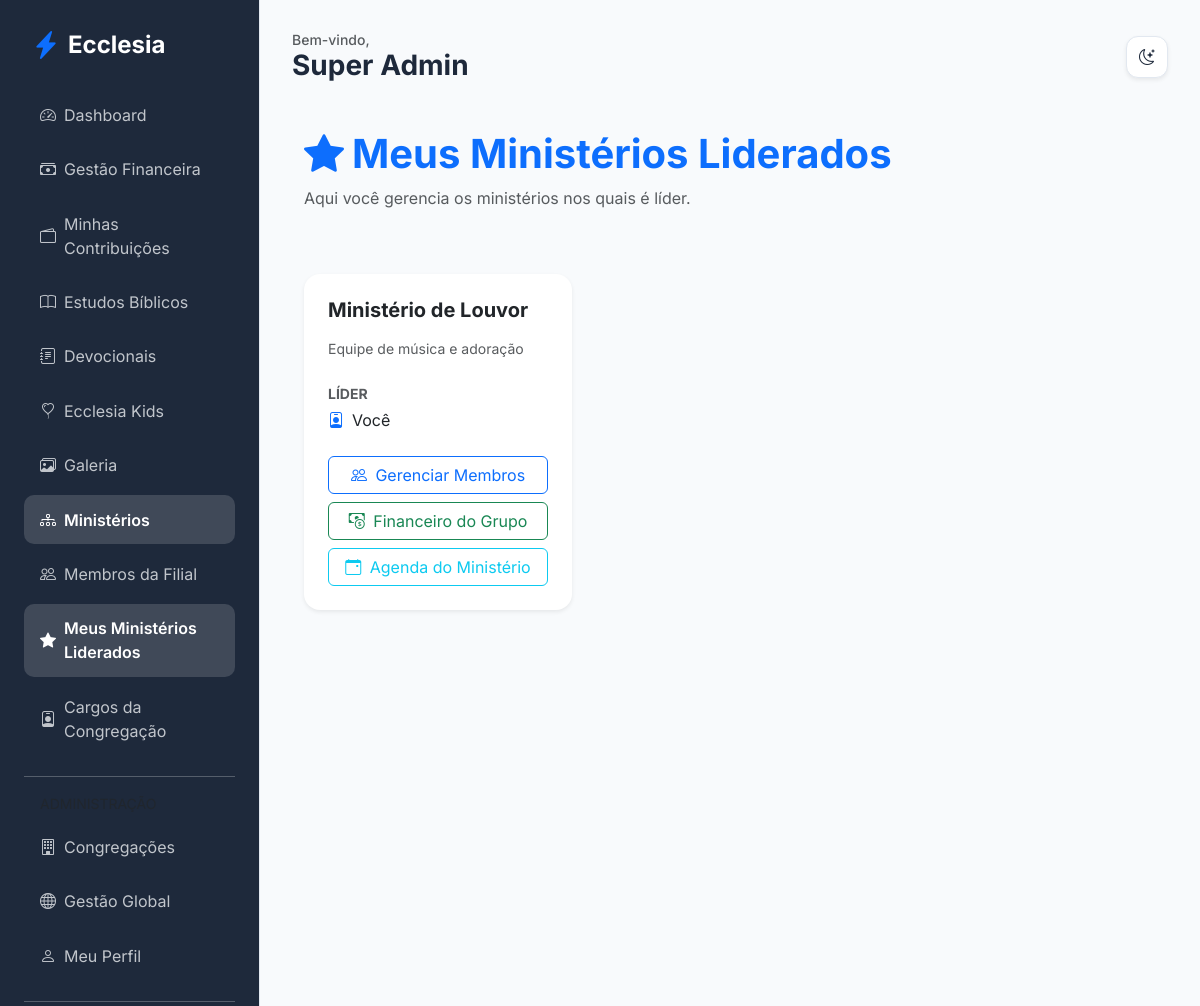
The app's page /members/ministries/led-by-me (signed in), older data.
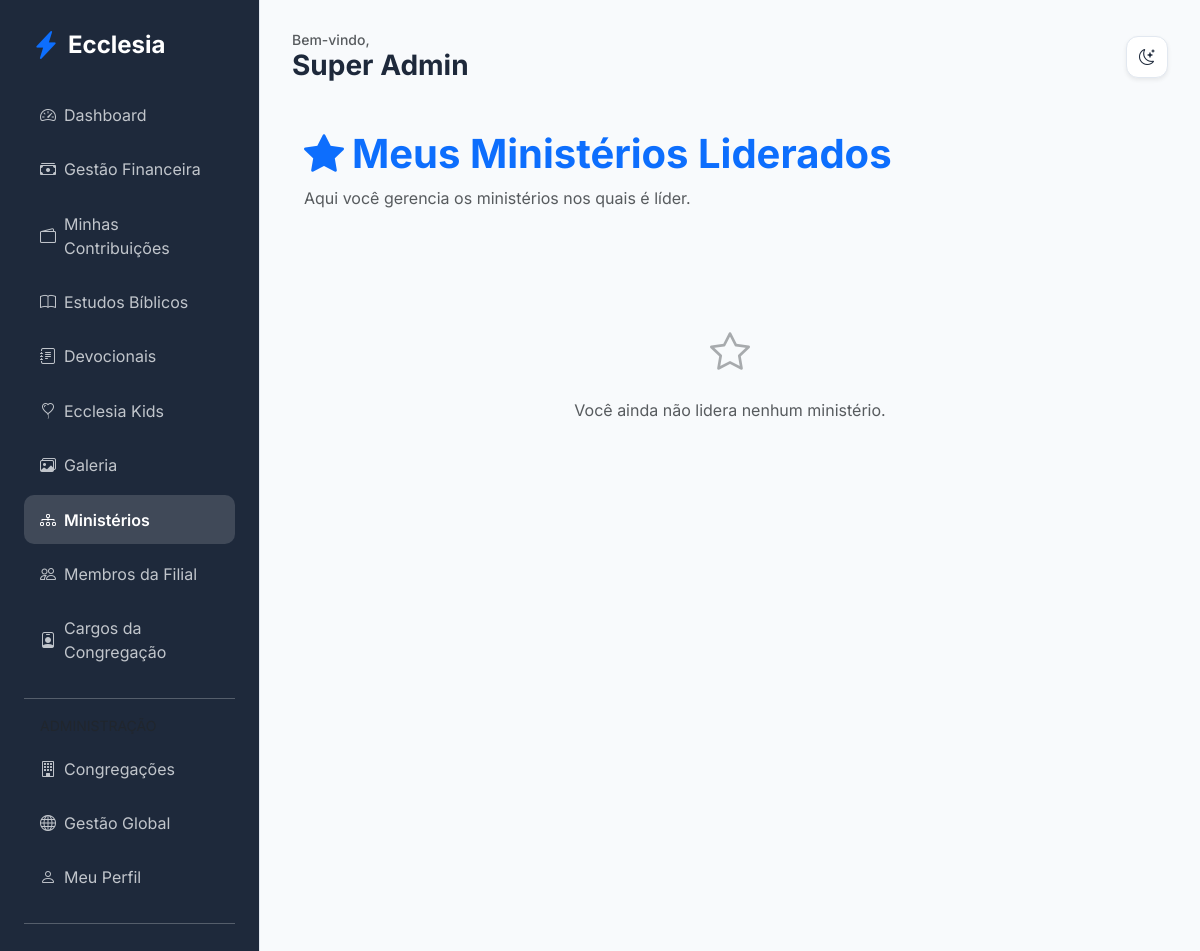
The same page, newer data.
### app/core/models.py (models this page shows)
class Ministry(db.Model):
    id = db.Column(db.Integer, primary_key=True)
    name = db.Column(db.String(100), nullable=False)
    description = db.Column(db.Text)
    church_id = db.Column(db.Integer, db.ForeignKey('church.id'))
    leader_id = db.Column(db.Integer, db.ForeignKey('user.id'), nullable=True)
    events = db.relationship('Event', backref='ministry', lazy=True)
    leader = db.relationship('User', foreign_keys=[leader_id])
    transactions = db.relationship('MinistryTransaction', backref='ministry', lazy=True)

### app/modules/members/routes.py (the view)
@members_bp.route('/ministries/led-by-me')
@login_required
def my_led_ministries():
    led_ministries = Ministry.query.filter_by(leader_id=current_user.id).all()
    return render_template('members/my_led_ministries.html', led_ministries=led_ministries)

### app/templates/members/my_led_ministries.html
{% extends "base.html" %}
{% block content %}
<div class="container py-4">
    <div class="d-flex justify-content-between align-items-center mb-5">
        <div>
            <h1 class="fw-bold text-primary"><i class="bi bi-star-fill me-2"></i>Meus Ministérios Liderados</h1>
            <p class="text-muted">Aqui você gerencia os ministérios nos quais é líder.</p>
        </div>
    </div>
    <div class="row g-4">
        {% for ministry in led_ministries %}
        <div class="col-md-6 col-lg-4">
            <div class="card h-100 border-0 shadow-sm">
                <div class="card-body p-4">
                    <h5 class="fw-bold mb-3">{{ ministry.name }}</h5>
                    <p class="text-muted small mb-4">{{ ministry.description or 'Sem descrição' }}</p>
                    <div class="mb-4">
                        <label class="small fw-bold text-muted d-block mb-1">LÍDER</label>
                        <div class="d-flex align-items-center">
                            <i class="bi bi-person-badge me-2 text-primary"></i>
                            <span>Você</span>
                        </div>
                    </div>
                    <div class="d-grid gap-2">
                        <a href="{{ url_for('members.ministry_manage_members', ministry_id=ministry.id) }}" class="btn btn-outline-primary">
                            <i class="bi bi-people me-1"></i> Gerenciar Membros
                        </a>
                        <a href="{{ url_for('finance.ministry_finance', ministry_id=ministry.id) }}" class="btn btn-outline-success">
                            <i class="bi bi-cash-coin me-1"></i> Financeiro do Grupo
                        </a>
                        <a href="{{ url_for('members.ministry_agenda', ministry_id=ministry.id) }}" class="btn btn-outline-info">
                            <i class="bi bi-calendar-event me-1"></i> Agenda do Ministério
                        </a>
                    </div>
                </div>
            </div>
        </div>
        {% else %}
        <div class="col-12 text-center py-5">
            <i class="bi bi-star fs-1 text-muted opacity-50 d-block mb-3"></i>
            <p class="text-muted">Você ainda não lidera nenhum ministério.</p>
        </div>
        {% endfor %}
    </div>
</div>
{% endblock %}

Row changes from the older to the newer data that the page shows:
no longer on this page (row edited): Ministry: name "Ministério de Louvor", description "Equipe de música e adoração"
Text that changed along with them:
text no longer shown: "Meus Ministérios Liderados"
text now shown: "Você ainda não lidera nenhum ministério."
